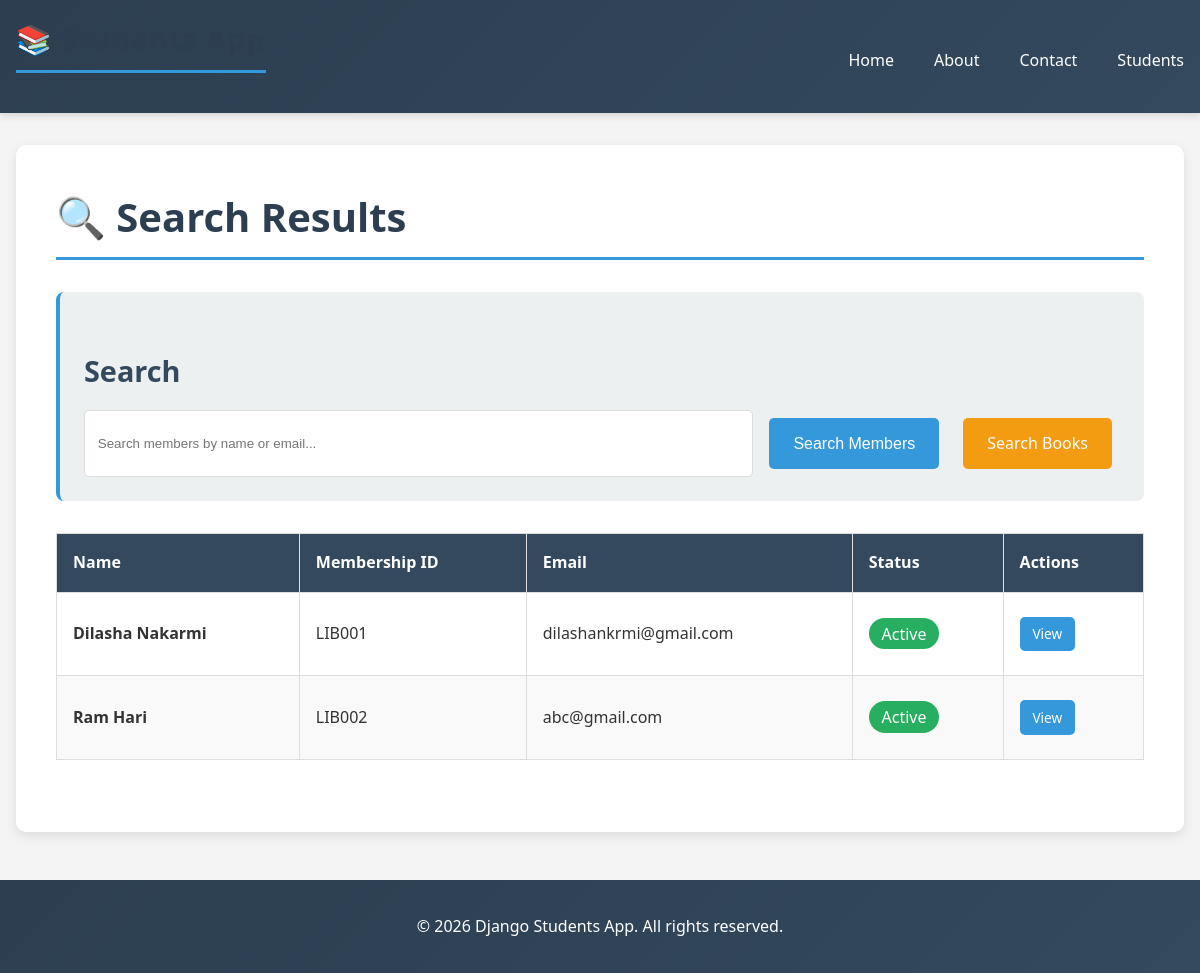
The page /library/search/members/ on the database its author committed.
### library/models.py (models this page shows, shortened)
class Member(models.Model):
    MEMBERSHIP_STATUS = [
        ('active', 'Active'),
        ('inactive', 'Inactive'),
        ('suspended', 'Suspended'),
    ]
    first_name = models.CharField(max_length=100)
    last_name = models.CharField(max_length=100)
    email = models.EmailField(unique=True)
    phone = models.CharField(max_length=15, blank=True)
    membership_id = models.CharField(max_length=20, unique=True)
    join_date = models.DateField(auto_now_add=True)
    status = models.CharField(max_length=20, choices=MEMBERSHIP_STATUS, default='active')
    class Meta:
        ordering = ['first_name', 'last_name']
    def get_full_name(self):
        return f"{self.first_name} {self.last_name}"

### library/views.py (the view, shortened to what this page needs)
# urls.py: path('search/members/', search_members, name='search_members'),
def search_members(request):
    query = request.GET.get('q', '')
    members = Member.objects.all()
    context = {
        'members': members,
        'query': query,
        'search_type': 'Members',
    }
    return render(request, 'library/search_results.html', context)

### library/templates/library/search_results.html (shortened to what this page needs)
{% extends "base.html" %}
{% block content %}
    <h1>🔍 Search Results</h1>
    <div class="info-box" style="margin: 2rem 0;">
        <h2>Search</h2>
        <form method="get" style="display: flex; gap: 1rem;">
            {% if search_type == 'Books' %}
                <input type="text" name="q" value="{{ query }}" placeholder="Search books by title or author..."
                       style="flex: 1; padding: 0.8rem; border: 1px solid #ddd; border-radius: 5px;">
                <button type="submit" class="btn btn-primary">Search Books</button>
                <a href="{% url 'library:search_members' %}" class="btn btn-primary" style="background-color: #f39c12;">
                    Search Members
                </a>
            {% else %}
                <input type="text" name="q" value="{{ query }}" placeholder="Search members by name or email..."
                       style="flex: 1; padding: 0.8rem; border: 1px solid #ddd; border-radius: 5px;">
                <button type="submit" class="btn btn-primary">Search Members</button>
                <a href="{% url 'library:search_books' %}" class="btn btn-primary" style="background-color: #f39c12;">
                    Search Books
                </a>
            {% endif %}
        </form>
    </div>
    {% if search_type == 'Books' %}
        {% if books %}
            <table style="width: 100%; border-collapse: collapse; margin: 2rem 0;">
                <thead>
                    <tr style="background-color: #34495e; color: white;">
                        <th style="padding: 1rem; text-align: left; border: 1px solid #ddd;">Title</th>
                        <th style="padding: 1rem; text-align: left; border: 1px solid #ddd;">Author</th>
                        <th style="padding: 1rem; text-align: left; border: 1px solid #ddd;">ISBN</th>
                        <th style="padding: 1rem; text-align: left; border: 1px solid #ddd;">Available</th>
                        <th style="padding: 1rem; text-align: left; border: 1px solid #ddd;">Actions</th>
                    </tr>
                </thead>
                <tbody>
                    {% for book in books %}
                        <tr style="background-color: {% cycle 'white' '#f9f9f9' %}; border: 1px solid #ddd;">
                            <td style="padding: 1rem; border: 1px solid #ddd;">
                                <strong>{{ book.title|title }}</strong>
                            </td>
                            <td style="padding: 1rem; border: 1px solid #ddd;">{{ book.author }}</td>
                            <td style="padding: 1rem; border: 1px solid #ddd;">{{ book.isbn }}</td>
                            <td style="padding: 1rem; border: 1px solid #ddd;">{{ book.available_copies }}</td>
                            <td style="padding: 1rem; border: 1px solid #ddd;">
                                <a href="{% url 'library:book_detail' book.id %}" class="btn btn-primary" style="padding: 0.4rem 0.8rem; font-size: 0.85rem;">View</a>
                            </td>
                        </tr>
                    {% endfor %}
                </tbody>
            </table>
        {% elif query %}
            <div class="warning-box">
                <p>No books found matching "{{ query }}". Try a different search term.</p>
            </div>
        {% else %}
            <div class="info-box">
                <p>Enter a book title or author name to search.</p>
            </div>
        {% endif %}
    {% else %}
        {% if members %}
            <table style="width: 100%; border-collapse: collapse; margin: 2rem 0;">
                <thead>
                    <tr style="background-color: #34495e; color: white;">
                        <th style="padding: 1rem; text-align: left; border: 1px solid #ddd;">Name</th>
                        <th style="padding: 1rem; text-align: left; border: 1px solid #ddd;">Membership ID</th>
                        <th style="padding: 1rem; text-align: left; border: 1px solid #ddd;">Email</th>
                        <th style="padding: 1rem; text-align: left; border: 1px solid #ddd;">Status</th>
                        <th style="padding: 1rem; text-align: left; border: 1px solid #ddd;">Actions</th>
                    </tr>
                </thead>
                <tbody>
                    {% for member in members %}
                        <tr style="background-color: {% cycle 'white' '#f9f9f9' %}; border: 1px solid #ddd;">
                            <td style="padding: 1rem; border: 1px solid #ddd;">
                                <strong>{{ member.get_full_name|title }}</strong>
                            </td>
                            <td style="padding: 1rem; border: 1px solid #ddd;">{{ member.membership_id }}</td>
                            <td style="padding: 1rem; border: 1px solid #ddd;">{{ member.email|lower }}</td>
                            <td style="padding: 1rem; border: 1px solid #ddd;">
                                {% if member.status == 'active' %}
                                    <span style="background-color: #27ae60; color: white; padding: 0.3rem 0.8rem; border-radius: 20px;">Active</span>
                                {% else %}
                                    <span style="background-color: #f39c12; color: white; padding: 0.3rem 0.8rem; border-radius: 20px;">{{ member.status|title }}</span>
                                {% endif %}
                            </td>
                            <td style="padding: 1rem; border: 1px solid #ddd;">
                                <a href="{% url 'library:member_detail' member.id %}" class="btn btn-primary" style="padding: 0.4rem 0.8rem; font-size: 0.85rem;">View</a>
                            </td>
                        </tr>
                    {% endfor %}
                </tbody>
            </table>
        {% elif query %}
            <div class="warning-box">
                <p>No members found matching "{{ query }}". Try a different search term.</p>
            </div>
        {% else %}
            <div class="info-box">
                <p>Enter a member name or email to search.</p>
            </div>
        {% endif %}
    {% endif %}
{% endblock %}

### students/static/students/css/style.css (style rules this page uses)
* { margin: 0; padding: 0; box-sizing: border-box; }
body { font-family: 'Segoe UI', Tahoma, Geneva, Verdana, sans-serif; background-color: #f4f4f4; color: #333; line-height: 1.6; }
a { color: #3498db; text-decoration: none; transition: color 0.3s ease; }
h1 { font-size: 2.5rem; color: #2c3e50; margin-bottom: 1.5rem; border-bottom: 3px solid #3498db; padding-bottom: 0.5rem; }
h2 { font-size: 1.8rem; color: #34495e; margin-top: 2rem; margin-bottom: 1rem; }
.info-box { background-color: #ecf0f1; padding: 1.5rem; border-radius: 8px; margin: 1.5rem 0; border-left: 4px solid #3498db; }
.btn { display: inline-block; padding: 0.8rem 1.5rem; background-color: #3498db; color: white; border: none; border-radius: 5px; cursor: pointer; transition: all 0.3s ease; font-size: 1rem; margin: 0.5rem 0.5rem 0.5rem 0; }
.btn-primary { background-color: #3498db; }

### rows shown on the page
Member: get_full_name "Dilasha Nakarmi", membership_id "LIB001", email "dilashankrmi@gmail.com", status "Active"
Member: get_full_name "Ram Hari", membership_id "LIB002", email "abc@gmail.com", status "Active"
